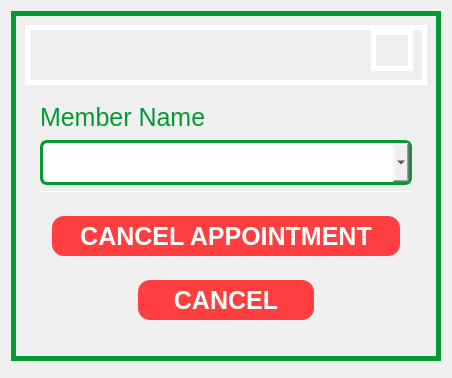
               <widget class="QWidget" name="page_17">
                <layout class="QGridLayout" name="gridLayout_21">
                 <item row="0" column="0">
                  <widget class="QFrame" name="frame_223">
                   <property name="minimumSize">
                    <size>
                     <width>430</width>
                     <height>350</height>
                    </size>
                   </property>
                   <property name="maximumSize">
                    <size>
                     <width>430</width>
                     <height>350</height>
                    </size>
                   </property>
                   <property name="styleSheet">
                    <string notr="true">border-radius: 0px;
border-style: solid;
border-width: 5px;
border-color: #049933;</string>
                   </property>
                   <property name="frameShape">
                    <enum>QFrame::StyledPanel</enum>
                   </property>
                   <property name="frameShadow">
                    <enum>QFrame::Raised</enum>
                   </property>
                   <layout class="QVBoxLayout" name="verticalLayout_38">
                    <item>
                     <widget class="QFrame" name="frame_241">
                      <property name="minimumSize">
                       <size>
                        <width>0</width>
                        <height>60</height>
                       </size>
                      </property>
                      <property name="maximumSize">
                       <size>
                        <width>16777215</width>
                        <height>60</height>
                       </size>
                      </property>
                      <property name="styleSheet">
                       <string notr="true">border-color: white;</string>
                      </property>
                      <property name="frameShape">
                       <enum>QFrame::StyledPanel</enum>
                      </property>
                      <property name="frameShadow">
                       <enum>QFrame::Raised</enum>
                      </property>
                      <layout class="QHBoxLayout" name="horizontalLayout_85">
                       <property name="topMargin">
                        <number>0</number>
                       </property>
                       <item>
                        <spacer name="horizontalSpacer_13">
                         <property name="orientation">
                          <enum>Qt::Horizontal</enum>
                         </property>
                         <property name="sizeHint" stdset="0">
                          <size>
                           <width>40</width>
                           <height>20</height>
                          </size>
                         </property>
                        </spacer>
                       </item>
                       <item>
                        <widget class="QPushButton" name="pushButton_37">
                         <property name="maximumSize">
                          <size>
                           <width>16777215</width>
                           <height>60</height>
                          </size>
                         </property>
                         <property name="focusPolicy">
                          <enum>Qt::NoFocus</enum>
                         </property>
                         <property name="styleSheet">
                          <string notr="true">border-radius: 0.1px;</string>
                         </property>
                         <property name="text">
                          <string/>
                         </property>
                         <property name="icon">
                          <iconset>
                           <normaloff>images/Spirit’s FITNESS GYM.png</normaloff>images/Spirit’s FITNESS GYM.png</iconset>
                         </property>
                         <property name="iconSize">
                          <size>
                           <width>200</width>
                           <height>30</height>
                          </size>
                         </property>
                        </widget>
                       </item>
                      </layout>
                     </widget>
                    </item>
                    <item>
                     <widget class="QFrame" name="frame_259">
                      <property name="styleSheet">
                       <string notr="true">border-color: white;
border-width: 0px;</string>
                      </property>
                      <property name="frameShape">
                       <enum>QFrame::StyledPanel</enum>
                      </property>
                      <property name="frameShadow">
                       <enum>QFrame::Raised</enum>
                      </property>
                      <layout class="QGridLayout" name="gridLayout_58">
                       <item row="0" column="0" rowspan="3">
                        <widget class="QFrame" name="frame_304">
                         <property name="frameShape">
                          <enum>QFrame::StyledPanel</enum>
                         </property>
                         <property name="frameShadow">
                          <enum>QFrame::Raised</enum>
                         </property>
                        </widget>
                       </item>
                       <item row="0" column="2" rowspan="3">
                        <widget class="QFrame" name="frame_302">
                         <property name="frameShape">
                          <enum>QFrame::StyledPanel</enum>
                         </property>
                         <property name="frameShadow">
                          <enum>QFrame::Raised</enum>
                         </property>
                        </widget>
                       </item>
                       <item row="3" column="0" colspan="3">
                        <widget class="QFrame" name="frame_305">
                         <property name="maximumSize">
                          <size>
                           <width>16777215</width>
                           <height>250</height>
                          </size>
                         </property>
                         <property name="frameShape">
                          <enum>QFrame::StyledPanel</enum>
                         </property>
                         <property name="frameShadow">
                          <enum>QFrame::Raised</enum>
                         </property>
                         <layout class="QVBoxLayout" name="verticalLayout_39">
                          <item>
                           <widget class="QFrame" name="frame_306">
                            <property name="frameShape">
                             <enum>QFrame::StyledPanel</enum>
                            </property>
                            <property name="frameShadow">
                             <enum>QFrame::Raised</enum>
                            </property>
                            <layout class="QHBoxLayout" name="horizontalLayout_86">
                             <item>
                              <widget class="QPushButton" name="confirm_appoint_cancel_btn">
                               <property name="minimumSize">
                                <size>
                                 <width>0</width>
                                 <height>40</height>
                                </size>
                               </property>
                               <property name="maximumSize">
                                <size>
                                 <width>16777215</width>
                                 <height>40</height>
                                </size>
                               </property>
                               <property name="cursor">
                                <cursorShape>PointingHandCursor</cursorShape>
                               </property>
                               <property name="focusPolicy">
                                <enum>Qt::NoFocus</enum>
                               </property>
                               <property name="styleSheet">
                                <string notr="true">QPushButton{
border-color: #FF3E3F;
background-color: rgb(255, 62, 63);
color: rgb(255, 255, 255);
font: bold 25px Arial, serif;
border-radius: 12px;

cursor: grab;
}

QPushButton:hover{
	border-color:#cc3132;
	background-color: #cc3132;
}
</string>
                               </property>
                               <property name="text">
                                <string>CANCEL APPOINTMENT</string>
                               </property>
                              </widget>
                             </item>
                            </layout>
                           </widget>
                          </item>
                          <item>
                           <widget class="QFrame" name="frame_309">
                            <property name="maximumSize">
                             <size>
                              <width>16777215</width>
                              <height>100</height>
                             </size>
                            </property>
                            <property name="frameShape">
                             <enum>QFrame::StyledPanel</enum>
                            </property>
                            <property name="frameShadow">
                             <enum>QFrame::Raised</enum>
                            </property>
                            <layout class="QHBoxLayout" name="horizontalLayout_87">
                             <item>
                              <widget class="QFrame" name="frame_310">
                               <property name="maximumSize">
                                <size>
                                 <width>80</width>
                                 <height>90</height>
                                </size>
                               </property>
                               <property name="frameShape">
                                <enum>QFrame::StyledPanel</enum>
                               </property>
                               <property name="frameShadow">
                                <enum>QFrame::Raised</enum>
                               </property>
                              </widget>
                             </item>
                             <item>
                              <widget class="QPushButton" name="cancel_appoint_cancel_btn">
                               <property name="minimumSize">
                                <size>
                                 <width>0</width>
                                 <height>40</height>
                                </size>
                               </property>
                               <property name="maximumSize">
                                <size>
                                 <width>200</width>
                                 <height>40</height>
                                </size>
                               </property>
                               <property name="cursor">
                                <cursorShape>PointingHandCursor</cursorShape>
                               </property>
                               <property name="focusPolicy">
                                <enum>Qt::NoFocus</enum>
                               </property>
                               <property name="styleSheet">
                                <string notr="true">QPushButton{
border-color: #FF3E3F;
background-color: rgb(255, 62, 63);
color: rgb(255, 255, 255);
font: bold 25px Arial, serif;
border-radius: 12px;

cursor: grab;
}

QPushButton:hover{
	border-color:#cc3132;
	background-color: #cc3132;
}
</string>
                               </property>
                               <property name="text">
                                <string>CANCEL</string>
                               </property>
                              </widget>
                             </item>
                             <item>
                              <widget class="QFrame" name="frame_311">
                               <property name="maximumSize">
                                <size>
                                 <width>80</width>
                                 <height>100</height>
                                </size>
                               </property>
                               <property name="frameShape">
                                <enum>QFrame::StyledPanel</enum>
                               </property>
                               <property name="frameShadow">
                                <enum>QFrame::Raised</enum>
                               </property>
                              </widget>
                             </item>
                            </layout>
                           </widget>
                          </item>
                         </layout>
                        </widget>
                       </item>
                       <item row="0" column="1">
                        <widget class="QLabel" name="label_76">
                         <property name="maximumSize">
                          <size>
                           <width>330</width>
                           <height>45</height>
                          </size>
                         </property>
                         <property name="styleSheet">
                          <string notr="true">border-color: white;
font: 25px Arial, serif;
color: rgb(4, 153, 51);</string>
                         </property>
                         <property name="text">
                          <string>Member Name</string>
                         </property>
                        </widget>
                       </item>
                       <item row="2" column="1">
                        <widget class="QLineEdit" name="schedule_id_remove_input">
                         <property name="minimumSize">
                          <size>
                           <width>0</width>
                           <height>1</height>
                          </size>
                         </property>
                         <property name="maximumSize">
                          <size>
                           <width>450</width>
                           <height>1</height>
                          </size>
                         </property>
                         <property name="styleSheet">
                          <string notr="true"/>
                         </property>
                        </widget>
                       </item>
                       <item row="1" column="1">
                        <widget class="QComboBox" name="member_cancel_appoint_comboBox">
                         <property name="minimumSize">
                          <size>
                           <width>0</width>
                           <height>45</height>
                          </size>
                         </property>
                         <property name="maximumSize">
                          <size>
                           <width>16777215</width>
                           <height>45</height>
                          </size>
                         </property>
                         <property name="styleSheet">
                          <string notr="true">QComboBox{
border: 3px solid  #049933;;
border-radius: 0px;
font: 25px Arial, serif;
border-radius: 7px;
}
QComboBox:focus{
border-color: #00bc3b;
background-color: #f2f2f2;
}</string>
                         </property>
                        </widget>
                       </item>
                      </layout>
                     </widget>
                    </item>
                   </layout>
                  </widget>
                 </item>
                 <item row="1" column="0">
                  <widget class="QFrame" name="frame_3">
                   <property name="frameShape">
                    <enum>QFrame::StyledPanel</enum>
                   </property>
                   <property name="frameShadow">
                    <enum>QFrame::Raised</enum>
                   </property>
                  </widget>
                 </item>
                </layout>
               </widget>
